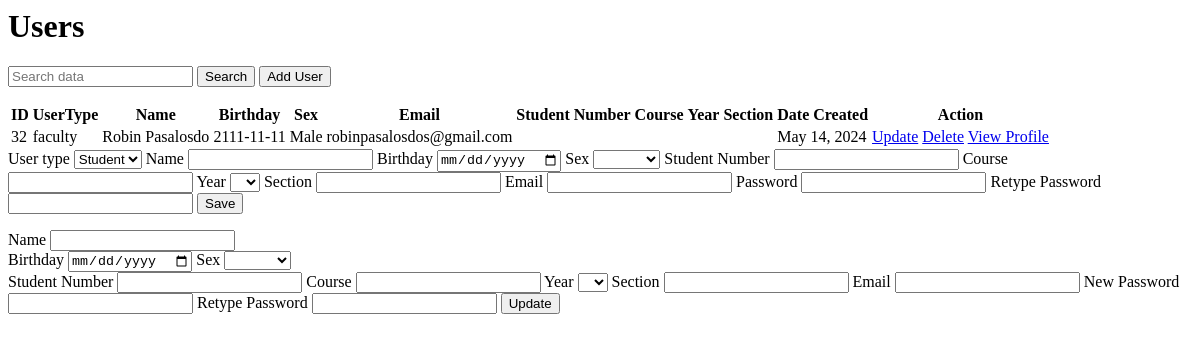
Page /pages/admin/users.php on the earlier database version.
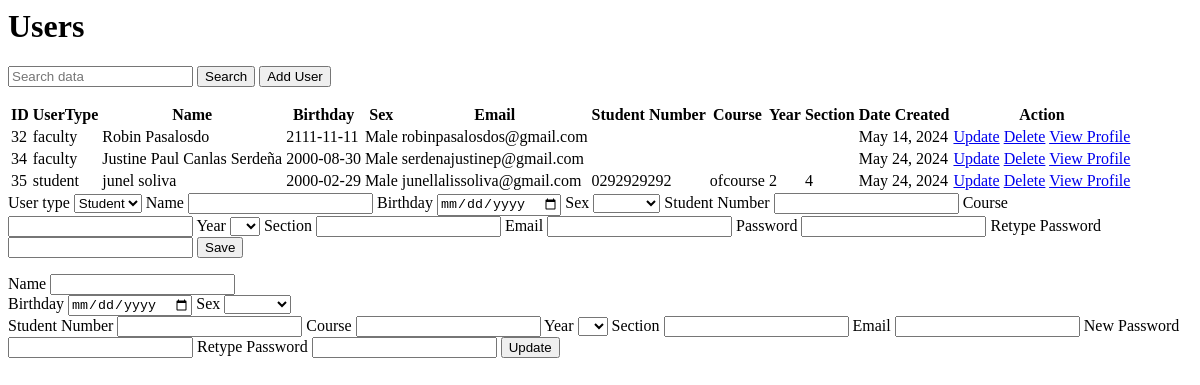
Same page on the later database version.
### tables this page shows
CREATE TABLE `users` (
  `id` int(11) NOT NULL,
  `user_type` varchar(50) NOT NULL,
  `name` varchar(50) NOT NULL,
  `birthday` varchar(50) NOT NULL,
  `sex` varchar(50) NOT NULL,
  `email` varchar(50) NOT NULL,
  `student_no` varchar(50) NOT NULL,
  `course` varchar(50) NOT NULL,
  `year` varchar(50) NOT NULL,
  `section` varchar(50) NOT NULL,
  `password` varchar(50) NOT NULL,
  `assessment_access` int(11) NOT NULL,
  `verified` int(11) NOT NULL,
  `pic` varchar(100) NOT NULL,
  `date_created` date NOT NULL DEFAULT current_timestamp(),
  `created_timestamp` datetime NOT NULL DEFAULT current_timestamp()
);

### pages/admin/users.php (the view, shortened to what the changed rows need)
<head>
</head>
<div class="records-table">
    <h1>Users</h1>
    <table>
        <thead>
            <tr>
                <th>ID</th>
                <th>UserType</th>
                <th>Name</th>
                <th>Birthday</th>
                <th>Sex</th>
                <th>Email</th>
                <th>Student Number</th>
                <th>Course</th>
                <th>Year</th>
                <th>Section</th>
                <th>Date Created</th>
                <th>Action</th>
            </tr>
        </thead>
        <tbody>
            <?php
                include('../pupclinic/php/db_connect.php');
                    $filtervalues = $_GET['search'];
                    if($_GET['search'] == ""){
                        $query = "SELECT * FROM users";
                    }else{
                        $query = "SELECT * FROM users WHERE CONCAT(user_type,name,email,student_no,course,year,section) LIKE '%$filtervalues%' ";
                    }
                    $query_run = mysqli_query($conn, $query);
                    if(mysqli_num_rows($query_run) > 0)
                    {
                        foreach($query_run as $items)
                        {
                            ?>
                            <tr>
                                <td><?= $items['id']; ?></td>
                                <td><?= $items['user_type']; ?></td>
                                <td><?= $items['name']; ?></td>
                                <td><?= $items['birthday']; ?></td>
                                <td><?= $items['sex']; ?></td>
                                <td><?= $items['email']; ?></td>
                                <td><?= $items['student_no']; ?></td>
                                <td><?= $items['course']; ?></td>
                                <td><?= $items['year']; ?></td>
                                <td><?= $items['section']; ?></td>
                                <td><?= date('M d, Y', strtotime($items['date_created'])); ?></td>
                                <td>
                                    <a class="update_user_button" href="javascript:void(0)" data_id="<?= $items['id'] ?>"
                                    data_user_type="<?= $items['user_type'] ?>" data_name="<?= $items['name'] ?>" data_birthday="<?= $items['birthday'] ?>"
                                    data_sex="<?= $items['sex'] ?>" data_email="<?= $items['email'] ?>"
                                    data_student_no="<?= $items['student_no'] ?>" data_course="<?= $items['course'] ?>" data_year="<?= $items['year'] ?>"
                                    data_section="<?= $items['section'] ?>" data_password="<?= $items['password'] ?>">Update</a>
                                    <a class="delete_user" href="javascript:void(0)" data-id="<?= $items['id'] ?>">Delete</a>
                                    <a class="view_profile" href="javascript:void(0)" data-id="<?= $items['id'] ?>">View Profile</a>
                                </td>
                            </tr>
                            <?php
                        }
                    }
                    else
                    {
                        ?>
                            <tr>
                                <td>No Record Found</td>
                            </tr>
                        <?php
                    }
            ?>
        </tbody>
    </table>
</div>

Differences in the rows shown:
added users: id "34", user_type "faculty", name "Justine Paul Canlas Serdeña", birthday "2000-08-30", sex "Male", email "serdenajustinep@gmail.com", date_created "May 24, 2024"
added users: id "35", user_type "student", name "junel soliva", birthday "2000-02-29", sex "Male", email "junellalissoliva@gmail.com", student_no "0292929292", course "ofcourse", year "2", section "4", date_created "May 24, 2024"
